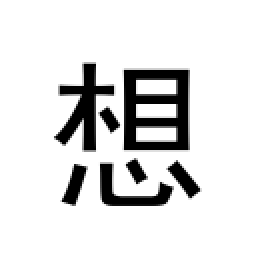
#> input picture Handwritten-CycleGAN/test/char_28_想.png, 128 x 128 px (shown 2 times larger)
$ python -i character_to_handwriting.py   (imports and definitions only)   (older library calls are emulated)
#> lines starting #> are read from the running program, lines starting #| are printed output that depends on the picture; after the words box and inside, x2 and y2 are one past the last pixel; in counts of white or black regions, pixels touching at a corner belong together
#!/usr/bin/env python
import argparse
import os
import sys
import numpy as np
from PIL import Image, ImageDraw, ImageFont
import cv2
import subprocess
import shutil


# [192 lines left out: functions parse_args, ensure_dir, render_character, verify_center_and_adjust, not called in this run]


def extract_strokes(image_path, output_path, thickness=1):
    """Extract character strokes from the rendered image.
    Creates an image with thin black strokes on a white background.

    Args:
        image_path: Path to the input image
        output_path: Path to save the output image
        thickness: Stroke thickness adjustment (higher values = thinner strokes)
    """
#> called with output_path = 'out.png', thickness = 1
    # Read image
    img = cv2.imread(image_path)
#> img is the input picture: shape (128, 128, 3); min 0, max 255, mean 223

    # Convert to grayscale
    gray = cv2.cvtColor(img, cv2.COLOR_BGR2GRAY)

    # Threshold the image to get a binary representation of the character
    # Using standard threshold to get black text on white background
    _, binary = cv2.threshold(gray, 240, 255, cv2.THRESH_BINARY)
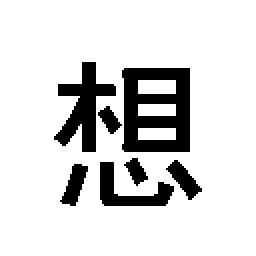
#> binary: shape (128, 128) (shown 2 times larger); 85.1% white; 7 black regions, largest, box (x1, y1, x2, y2) and area: (61, 34, 95, 76) 1032, (27, 31, 58, 76) 589, (50, 81, 87, 103) 337

    # Thin the strokes if requested
    if thickness > 0:
        kernel = np.ones((2, 2), np.uint8)
        eroded = cv2.erode(binary, kernel, iterations=thickness)
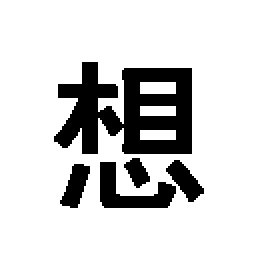
#> eroded: shape (128, 128) (shown 2 times larger); 82.4% white; 5 black regions, box (x1, y1, x2, y2) and area: (27, 31, 96, 77) 1983, (50, 81, 88, 104) 404, (30, 82, 45, 104) 191, (83, 80, 102, 101) 190, (62, 79, 75, 94) 114
        result = eroded
    else:
        result = binary

    # Save the strokes image
    cv2.imwrite(output_path, result)
    return output_path


# [199 lines left out: functions apply_pix2pix, process_single_character, main, not called in this run]


# [2 lines not run here, left out]

>>> result = extract_strokes('../../Handwritten-CycleGAN/test/char_28_想.png', 'out.png')

$ run again, on Kolors/dreambooth/kolors_training_data/与.png
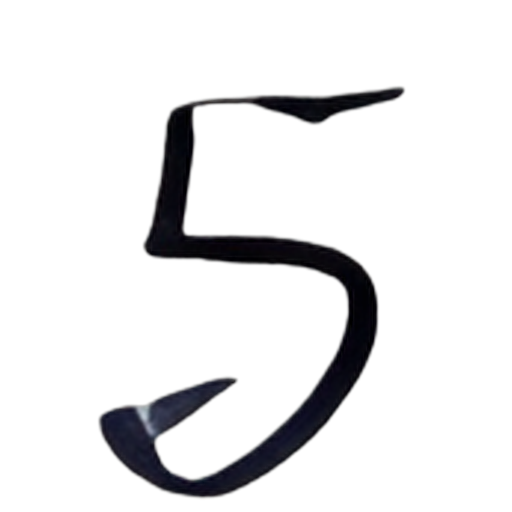
#> input picture Kolors/dreambooth/kolors_training_data/与.png, 512 x 512 px
#> in extract_strokes, img is the input picture: shape (512, 512, 3); mean B, G, R 232.4, 231.5, 231.5
#> in extract_strokes, `_, binary = cv2.threshold(gray, 240, 255, cv2.THRESH_BINARY)`:
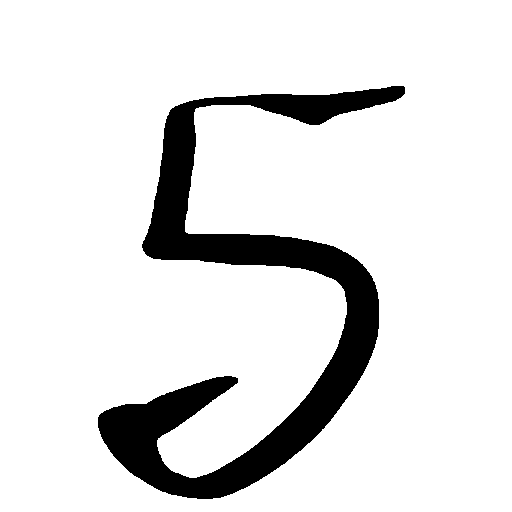
#> binary: shape (512, 512); 88.5% white; 1 black region, box (x1, y1, x2, y2) and area: (98, 86, 405, 499) 30133
#> in extract_strokes, `eroded = cv2.erode(binary, kernel, iterations=thickness)`:
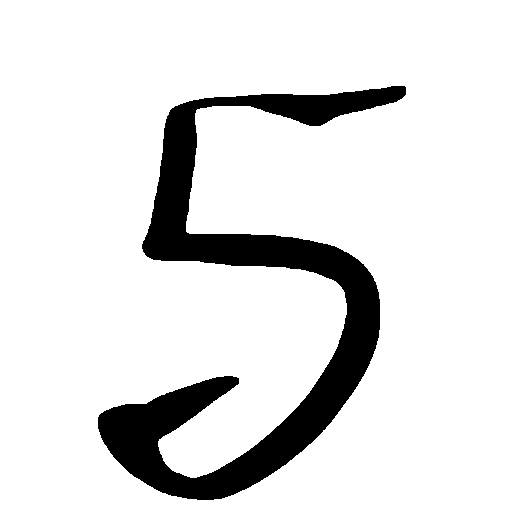
#> eroded: shape (512, 512); 88% white; 1 black region, box (x1, y1, x2, y2) and area: (98, 86, 406, 500) 31459

$ run again, on Kolors/dreambooth/kolors_training_data/们_2.png
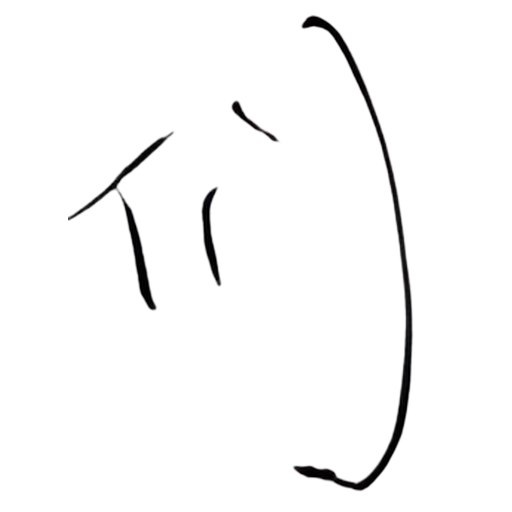
#> input picture Kolors/dreambooth/kolors_training_data/们_2.png, 512 x 512 px
#> in extract_strokes, img is the input picture: shape (512, 512, 3); mean B, G, R 249, 249, 249
#> in extract_strokes, `_, binary = cv2.threshold(gray, 240, 255, cv2.THRESH_BINARY)`:
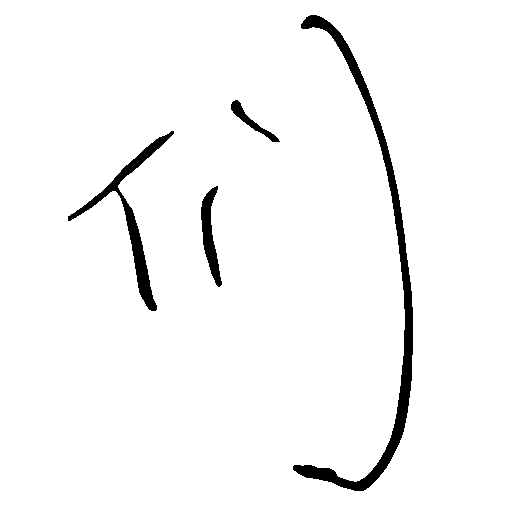
#> binary: shape (512, 512); 96.7% white; 4 black regions, box (x1, y1, x2, y2) and area: (293, 15, 413, 491) 5190, (68, 131, 174, 311) 2165, (201, 186, 222, 287) 938, (231, 100, 280, 142) 423
#> in extract_strokes, `eroded = cv2.erode(binary, kernel, iterations=thickness)`:
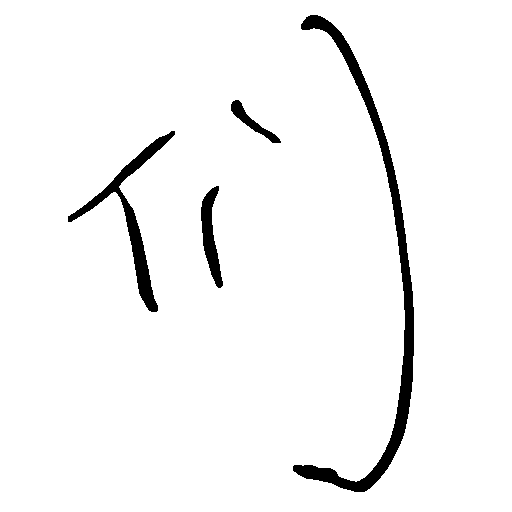
#> eroded: shape (512, 512); 96.2% white; 4 black regions, box (x1, y1, x2, y2) and area: (293, 15, 414, 492) 5911, (68, 131, 175, 312) 2521, (201, 186, 223, 288) 1068, (231, 100, 281, 143) 515
